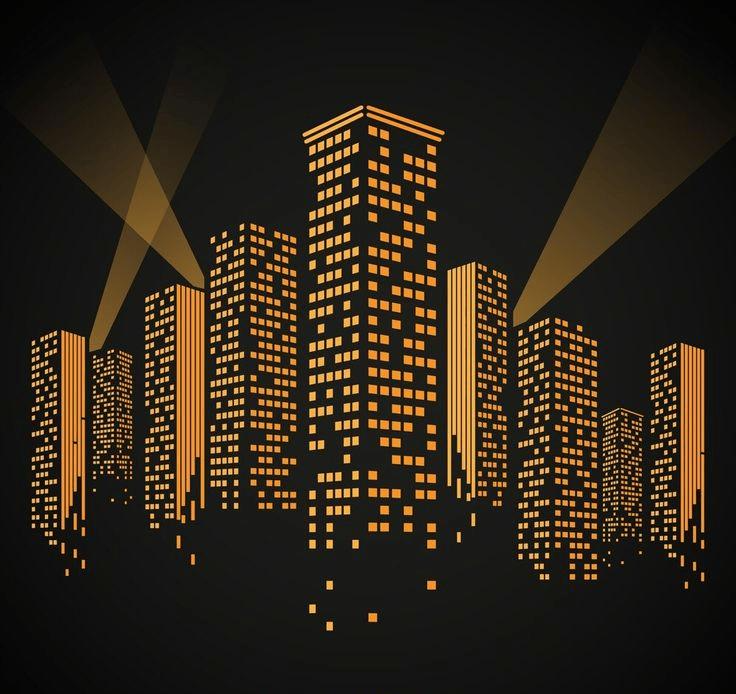
#> input picture Lesson 5/city.png, 736 x 694 px, found by its file name
$ python ImageMods.py
#> lines starting #> are read from the running program, lines starting #| are printed output that depends on the picture
import cv2


# Draw Line

image1 = cv2.imread("Lesson 5/city.png")
#> image1 is the input picture: shape (694, 736, 3); mean B, G, R 25, 37, 47.1

#Left line

sp = (320, 0)   # sp = Start Point
ep = (380, 110)  # ep = End Point
color = (125, 125, 255)
line_thickness = 8

# Right line

sp2 = (380, 110)
ep2 = (440, 0)


final_image = cv2.line(image1, sp, ep, color, line_thickness)
final_image = cv2.line(image1, sp2, ep2, color, line_thickness)
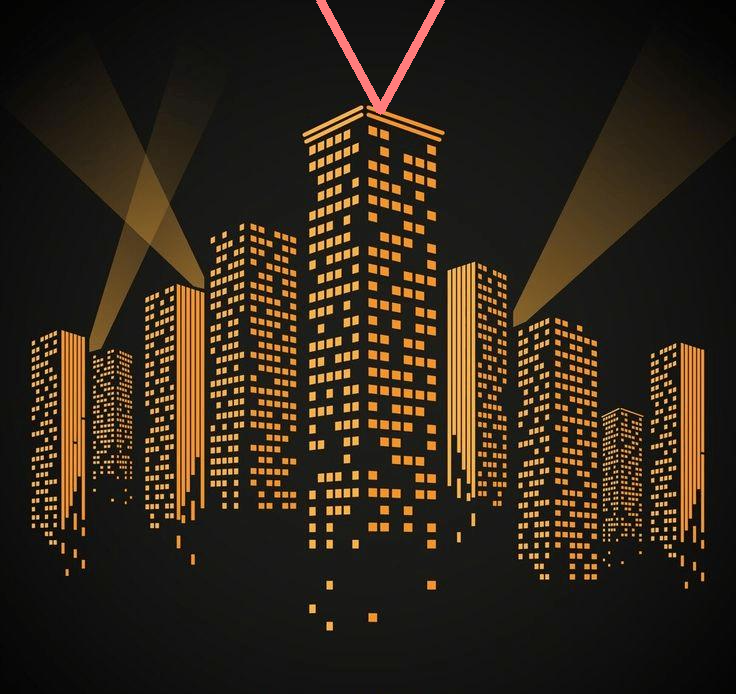
#> final_image: shape (694, 736, 3); mean B, G, R 25.5, 37.5, 48.1

cv2.imshow("Gotham City", final_image)
cv2.waitKey(0)
cv2.destroyAllWindows()


# Draw rectangle

import cv2

image1 = cv2.imread("Lesson 5/sunflower.png")
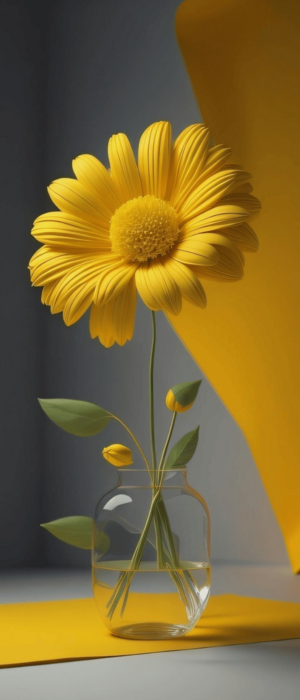
#> input picture Lesson 5/sunflower.png, 300 x 700 px, found by its file name
#> image1 is the input picture: shape (700, 300, 3); mean B, G, R 53.5, 104, 124.9

# start and end coordinate

start_coordinate = (20, 80)
end_coordinate = (250, 650)
color = (125, 125, 255)
line_thickness = -4

final_image = cv2.rectangle(image1, start_coordinate, end_coordinate, color, line_thickness)
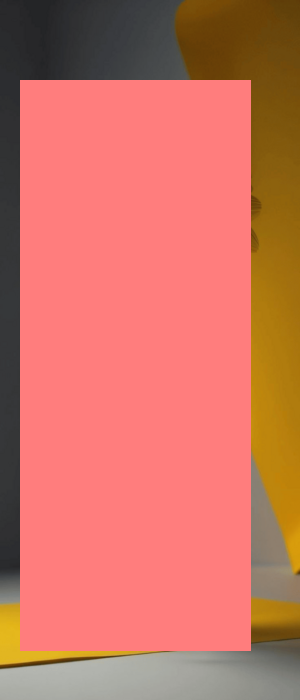
#> final_image: shape (700, 300, 3); mean B, G, R 99.1, 115, 204.4

cv2.imshow("Gotham City", final_image)
cv2.waitKey(0)
cv2.destroyAllWindows()
